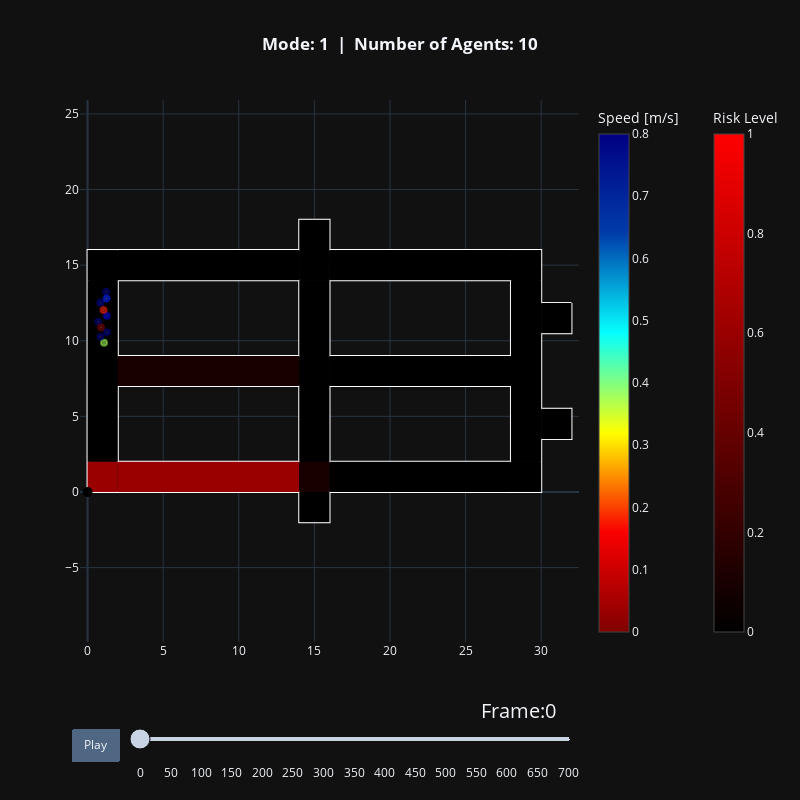

Notebook code cell kept with this figure:
### Markdown cell above
## Visualizing Agent Pathways

### Code cell
agent_trajectories = {}
for mode in modes:
    trajectory_file = trajectory_files[mode]
    agent_trajectories[mode], walkable_area = read_sqlite_file(
        trajectory_file
    )
    animate(
        agent_trajectories[mode],
        walkable_area,
        title_note=f"Mode: {mode}",
        risk_per_frame=all_risks,
        specific_areas=specific_areas
    ).show()

### Figure 1 — Plotly figure (JSON) as saved in the notebook; plotly's stock layout.template omitted (floating-point values rounded to 4 significant figures)
{"data": [{"hoverinfo": "name", "line": {"color": "white"}, "mode": "lines", "name": "Exterior", "showlegend": false, "x": [32.0, 30.0, 30.0, 16.0, 16.0, 14.0, 14.0, 0.0, 0.0, 14.0, 14.0, 16.0, 16.0, 30.0, 30.0, 32.0, 32.0, 30.0, 30.0, 32.0, 32.0], "y": [12.5, 12.5, 16.0, 16.0, 18.0, 18.0, 16.0, 16.0, 0.0, 0.0, -2.0, -2.0, 0.0, 0.0, 3.5, 3.5, 5.5, 5.5, 10.5, 10.5, 12.5], "type": "scatter"}, {"hoverinfo": "name", "line": {"color": "white"}, "mode": "lines", "name": "Obstacle", "showlegend": false, "x": [16.0, 28.0, 28.0, 16.0, 16.0], "y": [7.0, 7.0, 2.0, 2.0, 7.0], "type": "scatter"}, {"hoverinfo": "name", "line": {"color": "white"}, "mode": "lines", "name": "Obstacle", "showlegend": false, "x": [16.0, 28.0, 28.0, 16.0, 16.0], "y": [14.0, 14.0, 9.0, 9.0, 14.0], "type": "scatter"}, {"hoverinfo": "name", "line": {"color": "white"}, "mode": "lines", "name": "Obstacle", "showlegend": false, "x": [2.0, 14.0, 14.0, 2.0, 2.0], "y": [7.0, 7.0, 2.0, 2.0, 7.0], "type": "scatter"}, {"hoverinfo": "name", "line": {"color": "white"}, "mode": "lines", "name": "Obstacle", "showlegend": false, "x": [2.0, 14.0, 14.0, 2.0, 2.0], "y": [14.0, 14.0, 9.0, 9.0, 14.0], "type": "scatter"}, {"fill": "toself", "fillcolor": "rgb(0, 0, 0)", "hoverinfo": "name", "line": {"width": 0}, "mode": "lines", "name": "Risk Area", "showlegend": false, "x": [0.0, 2.0, 2.0, 0.0, 0.0], "y": [9.0, 9.0, 14.0, 14.0, 9.0], "type": "scatter"}, {"fill": "toself", "fillcolor": "rgb(0, 0, 0)", "hoverinfo": "name", "line": {"width": 0}, "mode": "lines", "name": "Risk Area", "showlegend": false, "x": [0.0, 2.0, 2.0, 0.0, 0.0], "y": [7.0, 7.0, 9.0, 9.0, 7.0], "type": "scatter"}, {"fill": "toself", "fillcolor": "rgb(0, 0, 0)", "hoverinfo": "name", "line": {"width": 0}, "mode": "lines", "name": "Risk Area", "showlegend": false, "x": [0.0, 2.0, 2.0, 0.0, 0.0], "y": [2.0, 2.0, 7.0, 7.0, 2.0], "type": "scatter"}, {"fill": "toself", "fillcolor": "rgb(153, 0, 0)", "hoverinfo": "name", "line": {"width": 0}, "mode": "lines", "name": "Risk Area", "showlegend": false, "x": [0.0, 2.0, 2.0, 0.0, 0.0], "y": [0.0, 0.0, 2.0, 2.0, 0.0], "type": "scatter"}, {"fill": "toself", "fillcolor": "rgb(153, 0, 0)", "hoverinfo": "name", "line": {"width": 0}, "mode": "lines", "name": "Risk Area", "showlegend": false, "x": [2.0, 14.0, 14.0, 2.0, 2.0], "y": [0.0, 0.0, 2.0, 2.0, 0.0], "type": "scatter"}, {"fill": "toself", "fillcolor": "rgb(0, 0, 0)", "hoverinfo": "name", "line": {"width": 0}, "mode": "lines", "name": "Risk Area", "showlegend": false, "x": [14.0, 14.0, 16.0, 16.0, 14.0], "y": [0.0, -2.0, -2.0, 0.0, 0.0], "type": "scatter"}, {"fill": "toself", "fillcolor": "rgb(0, 0, 0)", "hoverinfo": "name", "line": {"width": 0}, "mode": "lines", "name": "Risk Area", "showlegend": false, "x": [14.0, 14.0, 16.0, 16.0, 14.0], "y": [16.0, 18.0, 18.0, 16.0, 16.0], "type": "scatter"}, {"fill": "toself", "fillcolor": "rgb(0, 0, 0)", "hoverinfo": "name", "line": {"width": 0}, "mode": "lines", "name": "Risk Area", "showlegend": false, "x": [30.0, 32.0, 32.0, 30.0, 30.0], "y": [3.5, 3.5, 5.5, 5.5, 3.5], "type": "scatter"}, {"fill": "toself", "fillcolor": "rgb(0, 0, 0)", "hoverinfo": "name", "line": {"width": 0}, "mode": "lines", "name": "Risk Area", "showlegend": false, "x": [30.0, 32.0, 32.0, 30.0, 30.0], "y": [10.5, 10.5, 12.5, 12.5, 10.5], "type": "scatter"}, {"fill": "toself", "fillcolor": "rgb(25, 0, 0)", "hoverinfo": "name", "line": {"width": 0}, "mode": "lines", "name": "Risk Area", "showlegend": false, "x": [14.0, 16.0, 16.0, 14.0, 14.0], "y": [0.0, 0.0, 2.0, 2.0, 0.0], "type": "scatter"}, {"fill": "toself", "fillcolor": "rgb(0, 0, 0)", "hoverinfo": "name", "line": {"width": 0}, "mode": "lines", "name": "Risk Area", "showlegend": false, "x": [16.0, 28.0, 28.0, 16.0, 16.0], "y": [0.0, 0.0, 2.0, 2.0, 0.0], "type": "scatter"}, {"fill": "toself", "fillcolor": "rgb(0, 0, 0)", "hoverinfo": "name", "line": {"width": 0}, "mode": "lines", "name": "Risk Area", "showlegend": false, "x": [28.0, 30.0, 30.0, 28.0, 28.0], "y": [0.0, 0.0, 2.0, 2.0, 0.0], "type": "scatter"}, {"fill": "toself", "fillcolor": "rgb(0, 0, 0)", "hoverinfo": "name", "line": {"width": 0}, "mode": "lines", "name": "Risk Area", "showlegend": false, "x": [28.0, 30.0, 30.0, 28.0, 28.0], "y": [2.0, 2.0, 7.0, 7.0, 2.0], "type": "scatter"}, {"fill": "toself", "fillcolor": "rgb(0, 0, 0)", "hoverinfo": "name", "line": {"width": 0}, "mode": "lines", "name": "Risk Area", "showlegend": false, "x": [28.0, 30.0, 30.0, 28.0, 28.0], "y": [7.0, 7.0, 9.0, 9.0, 7.0], "type": "scatter"}, {"fill": "toself", "fillcolor": "rgb(0, 0, 0)", "hoverinfo": "name", "line": {"width": 0}, "mode": "lines", "name": "Risk Area", "showlegend": false, "x": [28.0, 30.0, 30.0, 28.0, 28.0], "y": [9.0, 9.0, 14.0, 14.0, 9.0], "type": "scatter"}, {"fill": "toself", "fillcolor": "rgb(0, 0, 0)", "hoverinfo": "name", "line": {"width": 0}, "mode": "lines", "name": "Risk Area", "showlegend": false, "x": [28.0, 30.0, 30.0, 28.0, 28.0], "y": [14.0, 14.0, 16.0, 16.0, 14.0], "type": "scatter"}, {"fill": "toself", "fillcolor": "rgb(0, 0, 0)", "hoverinfo": "name", "line": {"width": 0}, "mode": "lines", "name": "Risk Area", "showlegend": false, "x": [16.0, 28.0, 28.0, 16.0, 16.0], "y": [14.0, 14.0, 16.0, 16.0, 14.0], "type": "scatter"}, {"fill": "toself", "fillcolor": "rgb(0, 0, 0)", "hoverinfo": "name", "line": {"width": 0}, "mode": "lines", "name": "Risk Area", "showlegend": false, "x": [14.0, 16.0, 16.0, 14.0, 14.0], "y": [14.0, 14.0, 16.0, 16.0, 14.0], "type": "scatter"}, {"fill": "toself", "fillcolor": "rgb(0, 0, 0)", "hoverinfo": "name", "line": {"width": 0}, "mode": "lines", "name": "Risk Area", "showlegend": false, "x": [2.0, 14.0, 14.0, 2.0, 2.0], "y": [14.0, 14.0, 16.0, 16.0, 14.0], "type": "scatter"}, {"fill": "toself", "fillcolor": "rgb(0, 0, 0)", "hoverinfo": "name", "line": {"width": 0}, "mode": "lines", "name": "Risk Area", "showlegend": false, "x": [0.0, 2.0, 2.0, 0.0, 0.0], "y": [14.0, 14.0, 16.0, 16.0, 14.0], "type": "scatter"}, {"fill": "toself", "fillcolor": "rgb(25, 0, 0)", "hoverinfo": "name", "line": {"width": 0}, "mode": "lines", "name": "Risk Area", "showlegend": false, "x": [2.0, 14.0, 14.0, 2.0, 2.0], "y": [7.0, 7.0, 9.0, 9.0, 7.0], "type": "scatter"}, {"fill": "toself", "fillcolor": "rgb(0, 0, 0)", "hoverinfo": "name", "line": {"width": 0}, "mode": "lines", "name": "Risk Area", "showlegend": false, "x": [14.0, 16.0, 16.0, 14.0, 14.0], "y": [7.0, 7.0, 9.0, 9.0, 7.0], "type": "scatter"}, {"fill": "toself", "fillcolor": "rgb(0, 0, 0)", "hoverinfo": "name", "line": {"width": 0}, "mode": "lines", "name": "Risk Area", "showlegend": false, "x": [16.0, 28.0, 28.0, 16.0, 16.0], "y": [7.0, 7.0, 9.0, 9.0, 7.0], "type": "scatter"}, {"fill": "toself", "fillcolor": "rgb(0, 0, 0)", "hoverinfo": "name", "line": {"width": 0}, "mode": "lines", "name": "Risk Area", "showlegend": false, "x": [14.0, 16.0, 16.0, 14.0, 14.0], "y": [9.0, 9.0, 14.0, 14.0, 9.0], "type": "scatter"}, {"fill": "toself", "fillcolor": "rgb(0, 0, 0)", "hoverinfo": "name", "line": {"width": 0}, "mode": "lines", "name": "Risk Area", "showlegend": false, "x": [14.0, 16.0, 16.0, 14.0, 14.0], "y": [2.0, 2.0, 7.0, 7.0, 2.0], "type": "scatter"}, {"hoverinfo": "none", "marker": {"cmax": 0.8, "cmin": 0, "color": [0.7883, 0.7996, 0.7984, 0.7431, 0.1918, 0.104, 0.7948, 0.6865, 0.4192, 0.7997], "colorbar": {"title": {"text": "Speed [m/s]"}}, "colorscale": [[0.0, "rgb(128,0,0)"], [0.2, "rgb(250,0,0)"], [0.4, "rgb(255,255,0)"], [0.6, "rgb(5,255,255)"], [0.8, "rgb(0,60,170)"], [1.0, "rgb(0,0,131)"]], "size": [0.4, 0.4, 0.4, 0.4, 0.4, 0.4, 0.4, 0.4, 0.4, 0.4]}, "mode": "markers", "showlegend": false, "text": [0.7883, 0.7996, 0.7984, 0.7431, 0.1918, 0.104, 0.7948, 0.6865, 0.4192, 0.7997], "x": [0.8465, 1.229, 0.7026, 1.275, 1.059, 0.8946, 1.287, 1.265, 1.091, 0.853], "y": [12.52, 13.23, 11.25, 11.65, 12.03, 10.88, 10.56, 12.79, 9.866, 10.26], "type": "scatter"}, {"hoverinfo": "none", "marker": {"cmax": 1, "cmin": 0, "color": [0], "colorbar": {"title": {"text": "Risk Level"}, "x": 1.25}, "colorscale": [[0.0, "rgb(0, 0, 0)"], [0.1, "rgb(25, 0, 0)"], [0.2, "rgb(51, 0, 0)"], [0.3, "rgb(76, 0, 0)"], [0.4, "rgb(102, 0, 0)"], [0.5, "rgb(127, 0, 0)"], [0.6, "rgb(153, 0, 0)"], [0.7, "rgb(178, 0, 0)"], [0.8, "rgb(204, 0, 0)"], [0.9, "rgb(229, 0, 0)"], [1.0, "rgb(255, 0, 0)"]], "size": 10}, "mode": "markers", "showlegend": false, "x": [0], "y": [0], "type": "scatter"}, {"hoverinfo": "text", "marker": {"opacity": 1, "size": 1}, "mode": "markers", "showlegend": false, "text": ["ID: 151, Pos(0.85,12.52)"], "x": [0.8465], "y": [12.52], "type": "scatter"}, {"hoverinfo": "text", "marker": {"opacity": 1, "size": 1}, "mode": "markers", "showlegend": false, "text": ["ID: 152, Pos(1.23,13.23)"], "x": [1.229], "y": [13.23], "type": "scatter"}, {"hoverinfo": "text", "marker": {"opacity": 1, "size": 1}, "mode": "markers", "showlegend": false, "text": ["ID: 153, Pos(0.70,11.25)"], "x": [0.7026], "y": [11.25], "type": "scatter"}, {"hoverinfo": "text", "marker": {"opacity": 1, "size": 1}, "mode": "markers", "showlegend": false, "text": ["ID: 154, Pos(1.27,11.65)"], "x": [1.275], "y": [11.65], "type": "scatter"}, {"hoverinfo": "text", "marker": {"opacity": 1, "size": 1}, "mode": "markers", "showlegend": false, "text": ["ID: 155, Pos(1.06,12.03)"], "x": [1.059], "y": [12.03], "type": "scatter"}, {"hoverinfo": "text", "marker": {"opacity": 1, "size": 1}, "mode": "markers", "showlegend": false, "text": ["ID: 156, Pos(0.89,10.88)"], "x": [0.8946], "y": [10.88], "type": "scatter"}, {"hoverinfo": "text", "marker": {"opacity": 1, "size": 1}, "mode": "markers", "showlegend": false, "text": ["ID: 157, Pos(1.29,10.56)"], "x": [1.287], "y": [10.56], "type": "scatter"}, {"hoverinfo": "text", "marker": {"opacity": 1, "size": 1}, "mode": "markers", "showlegend": false, "text": ["ID: 158, Pos(1.26,12.79)"], "x": [1.265], "y": [12.79], "type": "scatter"}, {"hoverinfo": "text", "marker": {"opacity": 1, "size": 1}, "mode": "markers", "showlegend": false, "text": ["ID: 159, Pos(1.09,9.87)"], "x": [1.091], "y": [9.866], "type": "scatter"}, {"hoverinfo": "text", "marker": {"opacity": 1, "size": 1}, "mode": "markers", "showlegend": false, "text": ["ID: 160, Pos(0.85,10.26)"], "x": [0.853], "y": [10.26], "type": "scatter"}], "layout": {"shapes": [{"fillcolor": "rgba(0, 0, 146, 0.5)", "line": {"color": "rgba(0, 0, 146, 0.5)"}, "type": "circle", "x0": 0.6465, "x1": 1.046, "xref": "x", "y0": 12.32, "y1": 12.72, "yref": "y"}, {"fillcolor": "rgba(0, 0, 128, 0.5)", "line": {"color": "rgba(0, 0, 128, 0.5)"}, "type": "circle", "x0": 1.029, "x1": 1.429, "xref": "x", "y0": 13.03, "y1": 13.43, "yref": "y"}, {"fillcolor": "rgba(0, 0, 128, 0.5)", "line": {"color": "rgba(0, 0, 128, 0.5)"}, "type": "circle", "x0": 0.5026, "x1": 0.9026, "xref": "x", "y0": 11.05, "y1": 11.45, "yref": "y"}, {"fillcolor": "rgba(0, 0, 218, 0.5)", "line": {"color": "rgba(0, 0, 218, 0.5)"}, "type": "circle", "x0": 1.075, "x1": 1.475, "xref": "x", "y0": 11.45, "y1": 11.85, "yref": "y"}, {"fillcolor": "rgba(255, 34, 0, 0.5)", "line": {"color": "rgba(255, 34, 0, 0.5)"}, "type": "circle", "x0": 0.8594, "x1": 1.259, "xref": "x", "y0": 11.83, "y1": 12.23, "yref": "y"}, {"fillcolor": "rgba(128, 0, 0, 0.5)", "line": {"color": "rgba(128, 0, 0, 0.5)"}, "type": "circle", "x0": 0.6946, "x1": 1.095, "xref": "x", "y0": 10.68, "y1": 11.08, "yref": "y"}, {"fillcolor": "rgba(0, 0, 132, 0.5)", "line": {"color": "rgba(0, 0, 132, 0.5)"}, "type": "circle", "x0": 1.087, "x1": 1.487, "xref": "x", "y0": 10.36, "y1": 10.76, "yref": "y"}, {"fillcolor": "rgba(0, 37, 255, 0.5)", "line": {"color": "rgba(0, 37, 255, 0.5)"}, "type": "circle", "x0": 1.065, "x1": 1.465, "xref": "x", "y0": 12.59, "y1": 12.99, "yref": "y"}, {"fillcolor": "rgba(164, 255, 83, 0.5)", "line": {"color": "rgba(164, 255, 83, 0.5)"}, "type": "circle", "x0": 0.891, "x1": 1.291, "xref": "x", "y0": 9.666, "y1": 10.07, "yref": "y"}, {"fillcolor": "rgba(0, 0, 128, 0.5)", "line": {"color": "rgba(0, 0, 128, 0.5)"}, "type": "circle", "x0": 0.653, "x1": 1.053, "xref": "x", "y0": 10.06, "y1": 10.46, "yref": "y"}, {"line": {"color": "white", "width": 3}, "type": "line", "x0": 0.8465, "x1": 0.8465, "y0": 12.52, "y1": 12.52}, {"line": {"color": "white", "width": 3}, "type": "line", "x0": 1.229, "x1": 1.229, "y0": 13.23, "y1": 13.23}, {"line": {"color": "white", "width": 3}, "type": "line", "x0": 0.7026, "x1": 0.7026, "y0": 11.25, "y1": 11.25}, {"line": {"color": "white", "width": 3}, "type": "line", "x0": 1.275, "x1": 1.275, "y0": 11.65, "y1": 11.65}, {"line": {"color": "white", "width": 3}, "type": "line", "x0": 1.059, "x1": 1.059, "y0": 12.03, "y1": 12.03}, {"line": {"color": "white", "width": 3}, "type": "line", "x0": 0.8946, "x1": 0.8946, "y0": 10.88, "y1": 10.88}, {"line": {"color": "white", "width": 3}, "type": "line", "x0": 1.287, "x1": 1.287, "y0": 10.56, "y1": 10.56}, {"line": {"color": "white", "width": 3}, "type": "line", "x0": 1.265, "x1": 1.265, "y0": 12.79, "y1": 12.79}, {"line": {"color": "black", "width": 3}, "type": "line", "x0": 1.091, "x1": 1.091, "y0": 9.866, "y1": 9.866}, {"line": {"color": "white", "width": 3}, "type": "line", "x0": 0.853, "x1": 0.853, "y0": 10.26, "y1": 10.26}], "title": {"text": "<b>Mode: 1  |  Number of Agents: 10</b>", "x": 0.5}, "xaxis": {"range": [-0.5, 32.5]}, "yaxis": {"scaleanchor": "x", "scaleratio": 1, "range": [-2.5, 18.5]}, "updatemenus": [{"buttons": [{"args": [null, {"frame": {"duration": 100, "redraw": true}, "fromcurrent": true}], "label": "Play", "method": "animate"}], "direction": "left", "pad": {"r": 10, "t": 87}, "showactive": false, "type": "buttons", "x": 0.1, "xanchor": "right", "y": 0, "yanchor": "top"}], "sliders": [{"active": 0, "currentvalue": {"font": {"size": 20}, "prefix": "Frame:", "visible": true, "xanchor": "right"}, "len": 0.9, "pad": {"b": 10, "t": 50}, "steps": [{"args": [["0"], {"frame": {"duration": 100, "redraw": true}, "mode": "immediate", "transition": {"duration": 500}}], "label": "0", "method": "animate"}, {"args": [["50"], {"frame": {"duration": 100, "redraw": true}, "mode": "immediate", "transition": {"duration": 500}}], "label": "50", "method": "animate"}, {"args": [["100"], {"frame": {"duration": 100, "redraw": true}, "mode": "immediate", "transition": {"duration": 500}}], "label": "100", "method": "animate"}, {"args": [["150"], {"frame": {"duration": 100, "redraw": true}, "mode": "immediate", "transition": {"duration": 500}}], "label": "150", "method": "animate"}, {"args": [["200"], {"frame": {"duration": 100, "redraw": true}, "mode": "immediate", "transition": {"duration": 500}}], "label": "200", "method": "animate"}, {"args": [["250"], {"frame": {"duration": 100, "redraw": true}, "mode": "immediate", "transition": {"duration": 500}}], "label": "250", "method": "animate"}, {"args": [["300"], {"frame": {"duration": 100, "redraw": true}, "mode": "immediate", "transition": {"duration": 500}}], "label": "300", "method": "animate"}, {"args": [["350"], {"frame": {"duration": 100, "redraw": true}, "mode": "immediate", "transition": {"duration": 500}}], "label": "350", "method": "animate"}, {"args": [["400"], {"frame": {"duration": 100, "redraw": true}, "mode": "immediate", "transition": {"duration": 500}}], "label": "400", "method": "animate"}, {"args": [["450"], {"frame": {"duration": 100, "redraw": true}, "mode": "immediate", "transition": {"duration": 500}}], "label": "450", "method": "animate"}, {"args": [["500"], {"frame": {"duration": 100, "redraw": true}, "mode": "immediate", "transition": {"duration": 500}}], "label": "500", "method": "animate"}, {"args": [["550"], {"frame": {"duration": 100, "redraw": true}, "mode": "immediate", "transition": {"duration": 500}}], "label": "550", "method": "animate"}, {"args": [["600"], {"frame": {"duration": 100, "redraw": true}, "mode": "immediate", "transition": {"duration": 500}}], "label": "600", "method": "animate"}, {"args": [["650"], {"frame": {"duration": 100, "redraw": true}, "mode": "immediate", "transition": {"duration": 500}}], "label": "650", "method": "animate"}, {"args": [["700"], {"frame": {"duration": 100, "redraw": true}, "mode": "immediate", "transition": {"duration": 500}}], "label": "700", "method": "animate"}], "transition": {"duration": 100, "easing": "cubic-in-out"}, "x": 0.1, "xanchor": "left", "y": 0, "yanchor": "top"}], "autosize": false, "width": 800, "height": 800}}
